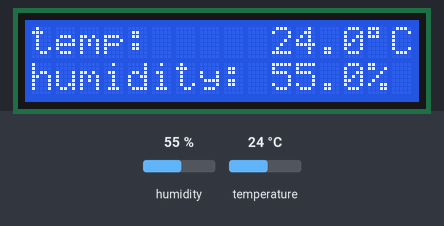
Simulated run of this program. Board: Arduino Leonardo, built with avr-gcc and run on an emulated ATmega32U4. Parts: 16×2 character LCD. The test bench sets the inputs (shaded band); at power-on: humidity 55 %, temperature 24 °C.

Above: at 1.2 s.
1.3 s: humidity set to 22 %
At 4.3 s:
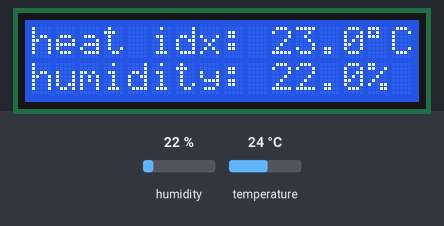
6.9 s: temperature set to 12 °C
At 10.2 s:
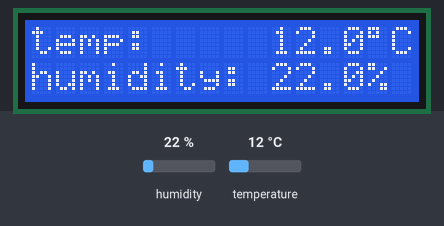
12.5 s: humidity set to 40 %
At 13.7 s:
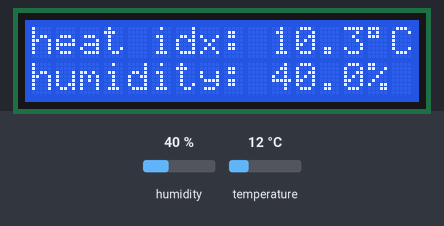
16.5 s: temperature set to 19 °C
At 18.3 s:
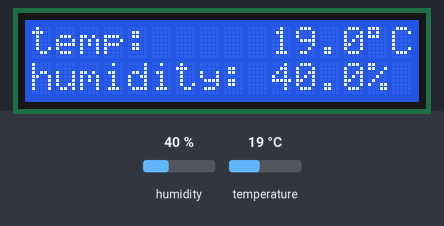
Timing chart, 0 to 19.8 s (numbered marks = the images above; inputs shaded):
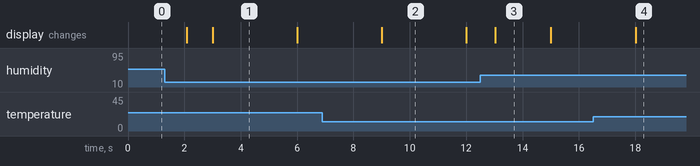

The program:

main.cpp
```cpp
#include <Arduino.h>
#include <LiquidCrystal.h>
#include <DHT.h>

#include <math.h>

#include "Sds.h"

const uint8_t DHT_PIN = 2;
#define DHT_TYPE DHT22   // DHT 22  (AM2302), AM2321

DHT dht(DHT_PIN, DHT_TYPE);


const uint8_t LCD_RS_PIN = 12;
const uint8_t LCD_EN_PIN = 10;

const uint8_t LCD_D4_PIN = 9;
const uint8_t LCD_D5_PIN = 8;
const uint8_t LCD_D6_PIN = 7;
const uint8_t LCD_D7_PIN = 6;

LiquidCrystal lcd(LCD_RS_PIN, LCD_EN_PIN,
                  LCD_D4_PIN, LCD_D5_PIN,
                  LCD_D6_PIN, LCD_D7_PIN);

const uint8_t LCD_COLS = 16;
const uint8_t LCD_ROWS = 2;

const long SERIAL_BAUD = 9600;

const unsigned DELAY_MILLIS = 3000;

unsigned long current_cycle_start = 0;

Sds sds(Serial1);

void setup()
{
  lcd.begin(LCD_COLS, LCD_ROWS);

  dht.begin();

  Serial.begin(SERIAL_BAUD);
  sds.begin();
}

void lcd_printf(size_t row, const char* format, ...)
{
  static const size_t LCD_BUFFER_SIZE = LCD_COLS + 1;
  char lcd_buffer[LCD_BUFFER_SIZE];

  va_list args;
  va_start(args, format);
  vsnprintf(lcd_buffer, LCD_BUFFER_SIZE, format, args);
  va_end(args);

  lcd.setCursor(0, row);
  lcd.print(lcd_buffer);
}

void display_temperature_humidity()
{
  auto t = dht.readTemperature();
  lcd_printf(0, "temp:     %4s\xDF""C", String(t, 1).c_str());

  auto h = dht.readHumidity();
  lcd_printf(1, "humidity: %4s%% ", String(h, 1).c_str());
}

void display_heat_index_humidity()
{
  auto t = dht.readTemperature();
  auto h = dht.readHumidity();
  auto hi = dht.computeHeatIndex(t, h, false);

  lcd_printf(0, "heat idx: %4s\xDF""C", String(hi, 1).c_str());
  lcd_printf(1, "humidity: %4s%% ", String(h, 1).c_str());
}

void display_air_quality()
{
  float pm2_5 = .0;
  float pm10 = .0;
  sds.get(pm2_5, pm10);

  lcd_printf(0, "pm2.5: %3d ugm-3", lroundf(pm2_5));
  lcd_printf(1, "pm10:  %3d ugm-3", lroundf(pm10));
}

void loop()
{
  auto now = millis();

  if (now < current_cycle_start)
    current_cycle_start = 0;

  auto time = now - current_cycle_start;

  sds.read();

  if (time < 1*DELAY_MILLIS)
    display_temperature_humidity();
  else if (time < 2*DELAY_MILLIS)
    display_heat_index_humidity();
  else if (time < 3*DELAY_MILLIS)
    display_air_quality();
  else
    current_cycle_start = now;
}
```

Measured:
- after the input at 12.5 s, the display: changes after 0.52 s (image 3)
- what the display in image 1 shows lasts 3.0 s, from 3.0 s to 6.0 s
- what the display in image 3 shows lasts 2.0 s, from 13.0 s to 15.0 s
